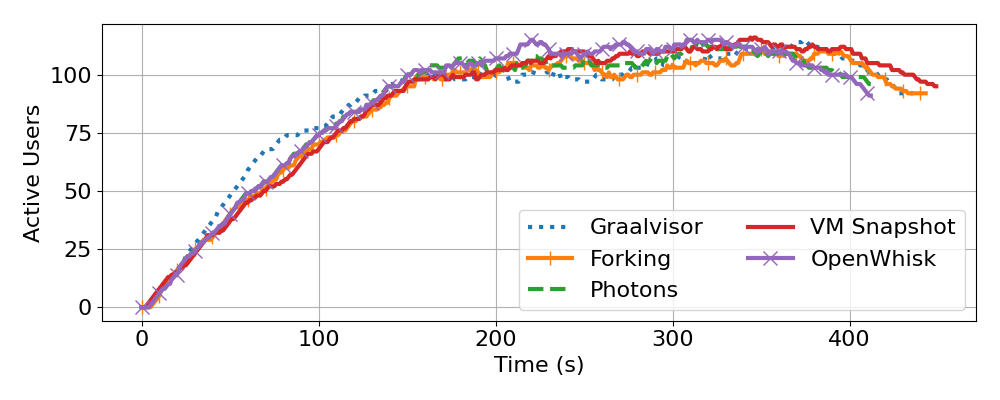

Write the Python code that produced this figure.
#!/usr/bin/python

import matplotlib
import matplotlib.pyplot as plt
import numpy as np

gv      = np.loadtxt("gv_dc_active_users.txt")
gv_fork = np.loadtxt("gv_fork_active_users.txt")
gv_snap = np.loadtxt("gv_snap_active_users.txt")
cr      = np.loadtxt("cr_active_users.txt")
ph      = np.loadtxt("ph_active_users.txt")

matplotlib.rcParams.update({'font.size': 16})
plt.rcParams["figure.figsize"] = (10, 4)
plt.plot(gv,      linestyle = ":",                                               linewidth = 3, label = "Graalvisor")
plt.plot(gv_fork, linestyle = "-",  marker = "|", markersize = 10, markevery=10, linewidth = 3, label = "Forking")
plt.plot(ph,      linestyle = "--",                                              linewidth = 3, label = "Photons")
plt.plot(gv_snap, linestyle = "-",                                               linewidth = 3, label = "VM Snapshot")
plt.plot(cr,      linestyle = "-",  marker = "x", markersize = 10, markevery=10, linewidth = 3, label = "OpenWhisk")
plt.xlabel("Time (s)")
plt.ylabel("Active Users")
plt.grid()
plt.legend(ncol=2, loc='lower right')
plt.tight_layout()
plt.savefig("azure-replay-active-users.pdf")
plt.savefig("azure-replay-active-users.png")
plt.show()
